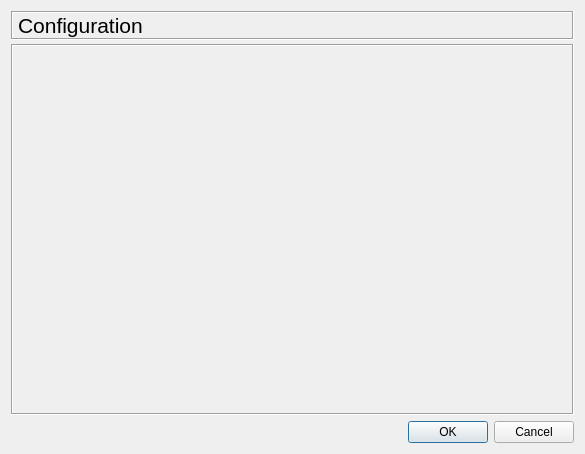
<?xml version="1.0" encoding="UTF-8"?>
<ui version="4.0">
 <class>configurationDialog</class>
 <widget class="QDialog" name="configurationDialog">
  <property name="geometry">
   <rect>
    <x>0</x>
    <y>0</y>
    <width>585</width>
    <height>454</height>
   </rect>
  </property>
  <property name="windowTitle">
   <string>Configuration</string>
  </property>
  <property name="styleSheet">
   <string notr="true">
QWidget {
    background-color: #323232;
    color: #BAF73C;
}

QToolBar {
    border:0px;
}

QGraphicsView, QTextEdit, QPlainTextEdit, QTreeWidget, QListWidget, QLineEdit, QSpinBox, QComboBox {
    background-color: #282828;
}

QLabel, QMenu, QStatusBar {
  color: #BAF73C;
}

QMenuBar::item {
    background-color: #323232;
}

QMenu::item:selected {
    color: #f2f2f2;
    background-color: #383838;
}

QToolButton:hover {
    background-color: #383838;
}

QGroupBox {
    color: #BAF73C;
    font: bold 12px;
    padding: 15px;
    border-style: none;
}

QAbstractScrollArea::corner {
    background: #323232;
}

QScrollBar::add-page:horizontal, QScrollBar::sub-page:horizontal, QScrollBar::add-page:vertical, QScrollBar::sub-page:vertical {
  background: none;
}

QComboBox {
    selection-color: #f2f2f2;
    selection-background-color: #323232;
}

QComboBox QAbstractItemView {
    background-color: #282828;
}

QDockWidget, QMenuBar, QPushButton, QToolButton, QTabWidget, QHeaderView::section {
    color: #BAF73C;
    font: bold 11px;
}

QTabBar {
    color: #BAF73C;
}

QRadioButton, QCheckBox {
  color: #BAF73C;
}

QRadioButton::disabled, QCheckBox::disabled {
  color: gray;
}
// bg-color=#282828
// fg-color=#BAF73C
// tool-bar=#323232
// selection-bg=#383838 
// selection-fg=#f2f2f2
 </string>
  </property>
  <property name="modal">
   <bool>true</bool>
  </property>
  <layout class="QGridLayout">
   <item row="0" column="0">
    <widget class="QSplitter" name="splitter">
     <property name="orientation">
      <enum>Qt::Horizontal</enum>
     </property>
     <widget class="QWidget" name="verticalLayout">
      <layout class="QVBoxLayout">
       <property name="spacing">
        <number>4</number>
       </property>
       <property name="leftMargin">
        <number>0</number>
       </property>
       <property name="topMargin">
        <number>0</number>
       </property>
       <property name="rightMargin">
        <number>0</number>
       </property>
       <property name="bottomMargin">
        <number>0</number>
       </property>
       <item>
        <widget class="QLabel" name="uiTitleLabel">
         <property name="font">
          <font>
           <pointsize>16</pointsize>
          </font>
         </property>
         <property name="frameShape">
          <enum>QFrame::Box</enum>
         </property>
         <property name="frameShadow">
          <enum>QFrame::Sunken</enum>
         </property>
         <property name="text">
          <string>Configuration</string>
         </property>
         <property name="textFormat">
          <enum>Qt::PlainText</enum>
         </property>
        </widget>
       </item>
       <item>
        <widget class="QStackedWidget" name="uiConfigStackedWidget">
         <property name="sizePolicy">
          <sizepolicy hsizetype="Expanding" vsizetype="Expanding">
           <horstretch>0</horstretch>
           <verstretch>0</verstretch>
          </sizepolicy>
         </property>
         <property name="frameShape">
          <enum>QFrame::Box</enum>
         </property>
         <property name="frameShadow">
          <enum>QFrame::Sunken</enum>
         </property>
         <property name="currentIndex">
          <number>0</number>
         </property>
         <widget class="QWidget" name="uiEmptyPageWidget">
          <layout class="QVBoxLayout">
           <property name="spacing">
            <number>0</number>
           </property>
           <property name="leftMargin">
            <number>0</number>
           </property>
           <property name="topMargin">
            <number>4</number>
           </property>
           <property name="rightMargin">
            <number>0</number>
           </property>
           <property name="bottomMargin">
            <number>0</number>
           </property>
          </layout>
         </widget>
        </widget>
       </item>
      </layout>
     </widget>
    </widget>
   </item>
   <item row="1" column="0">
    <widget class="QDialogButtonBox" name="uiButtonBox">
     <property name="orientation">
      <enum>Qt::Horizontal</enum>
     </property>
     <property name="standardButtons">
      <set>QDialogButtonBox::Cancel|QDialogButtonBox::Ok</set>
     </property>
    </widget>
   </item>
  </layout>
 </widget>
 <resources>
  <include location="../../resources/resources.qrc"/>
 </resources>
 <connections/>
</ui>
